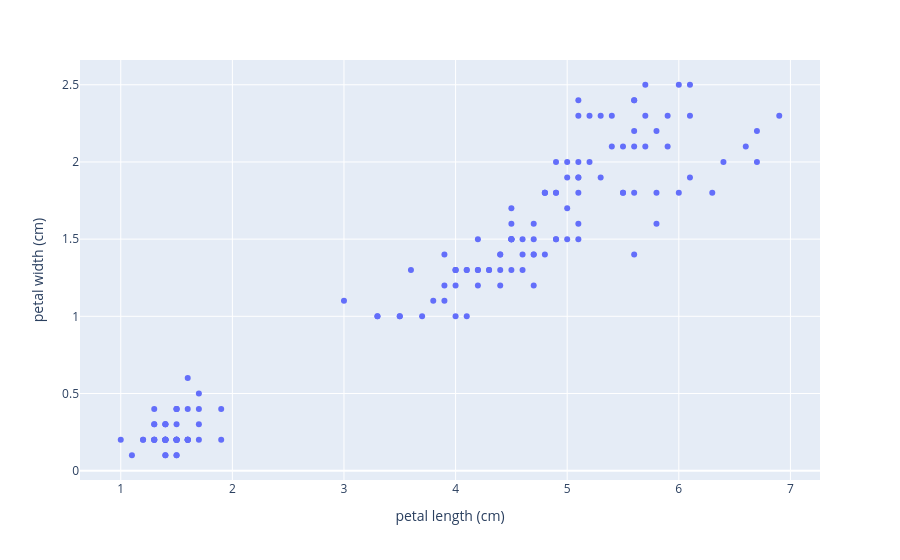

The cell this chart's notebook holds for it:
### Code cell
pd.options.plotting.backend = 'plotly'  # pandasのグラフをPlotlyに変更

# DataFrameからFigureを作成
figure = df.plot.scatter(
    x='petal length (cm)',
    y='petal width (cm)'
)   # 花弁の長さと幅の散布図

figure

### Figure 1 — Plotly figure (JSON) as saved in the notebook; plotly's stock layout.template omitted (floating-point values rounded to 4 significant figures; data arrays with more than 128 entries replaced by an {"elided": "..."} marker saying what was removed)
{"data": [{"hovertemplate": "petal length (cm)=%{x}<br>petal width (cm)=%{y}<extra></extra>", "legendgroup": "", "marker": {"color": "#636efa", "symbol": "circle"}, "mode": "markers", "name": "", "orientation": "v", "showlegend": false, "type": "scatter", "x": {"elided": "150 float values"}, "xaxis": "x", "y": {"elided": "150 float values"}, "yaxis": "y"}], "layout": {"legend": {"tracegroupgap": 0}, "margin": {"t": 60}, "xaxis": {"anchor": "y", "domain": [0, 1], "title": {"text": "petal length (cm)"}}, "yaxis": {"anchor": "x", "domain": [0, 1], "title": {"text": "petal width (cm)"}}}}
